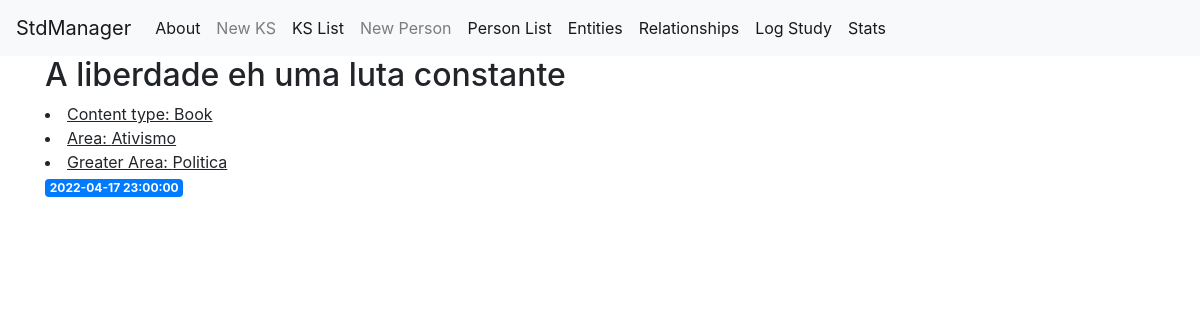
/ks-1, run on the app's committed database.
### tables this page shows
CREATE TABLE knowledge_source (
	ks_id INTEGER PRIMARY KEY AUTOINCREMENT,
	ks_created_at TIMESTAMP NOT NULL DEFAULT CURRENT_TIMESTAMP,
	ks_type TEXT NOT NULL,
	ks_name TEXT NOT NULL,
	main_person_id INTEGER,
	area TEXT,
	greater_area TEXT
);

### app.py (the view)
@app.route('/ks-<int:ks_id>')
def ks(ks_id):
    ks = get_ks(ks_id)
    return render_template('ks.html', ks=ks)

### app.py (called while the page is built)
def get_db_connection():
    conn = sqlite3.connect('database.db')
    conn.row_factory = sqlite3.Row
    return conn

def get_ks(ks_id):
    conn = get_db_connection()
    ks = conn.execute('SELECT * FROM knowledge_source WHERE ks_id = ?',
                        (ks_id,)).fetchone()
    conn.close()
    if ks is None:
        abort(404)
    return ks

### templates/ks.html
{% extends 'base.html' %}
{% block content %}
    <h2>{% block title %} {{ ks['ks_name'] }} {% endblock %}</h2>
    <u>
        <li>Content type: {{ ks['ks_type'] }}</li>
        <li>Area: {{ ks['area'] }}</li>
        <li>Greater Area: {{ ks['greater_area'] }}</li>
    </u>
    <span class="badge badge-primary">{{ ks['ks_created_at'] }}</span>
{% endblock %}

### data on the page
knowledge_source: ks_name "A liberdade eh uma luta constante", ks_type "Book", area "Ativismo", greater_area "Politica", ks_created_at "2022-04-17 23:00:00"
